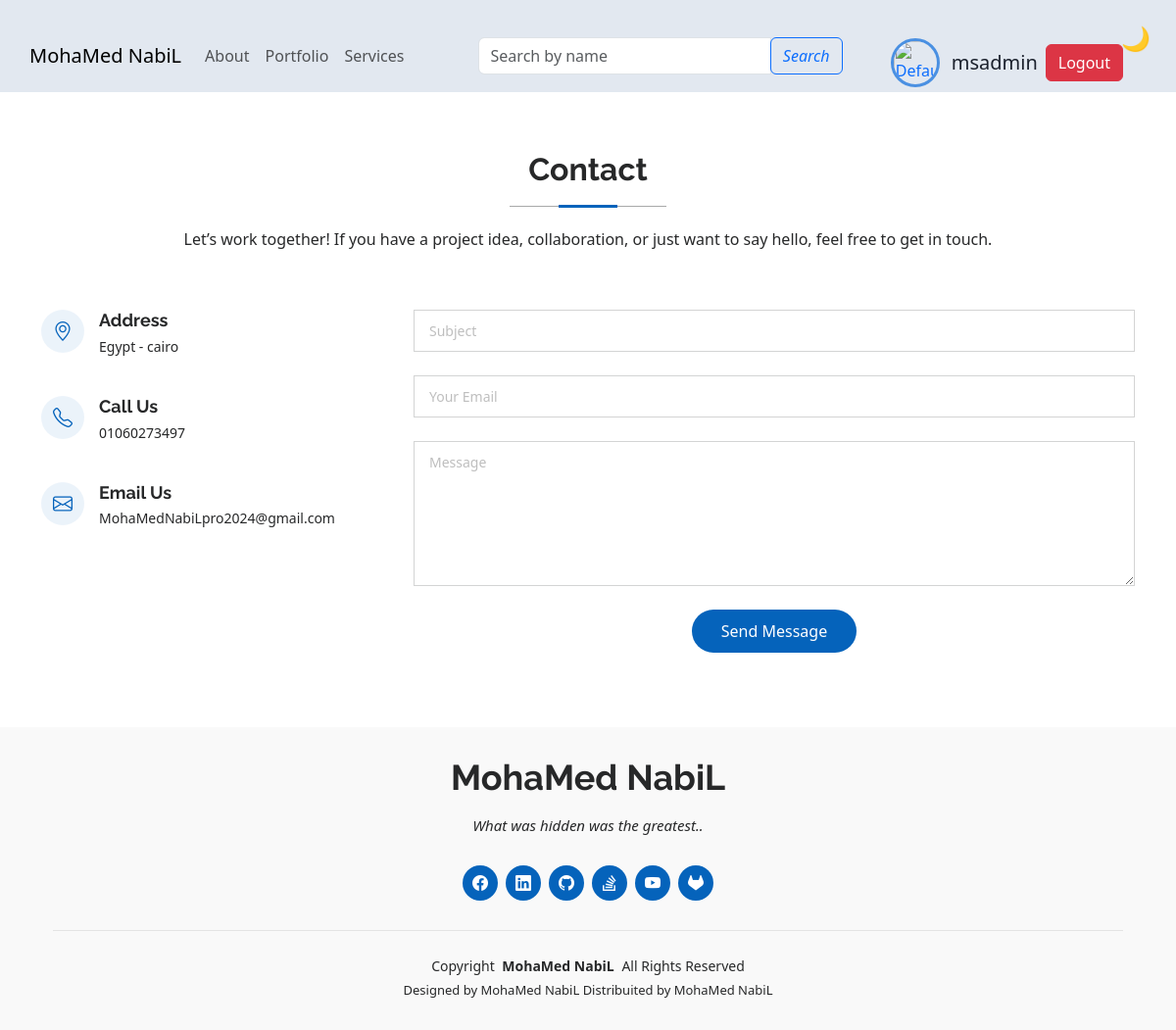
Screenshot of /ar/contact/ (signed in) with the database file from the repository.
### hero/models.py (models this page shows, shortened)
class Hero(models.Model):
    title = models.CharField(max_length=255, blank=True, null=True)
    title_ar = models.CharField(max_length=255, blank=True, null=True)
    content = models.TextField(max_length=255, blank=True, null=True)
    content_ar = models.TextField(max_length=255, blank=True, null=True)
    image_hero = models.ImageField(upload_to='media/hero/', blank=True, null=True)
    created_at = models.DateTimeField(auto_now_add=True)
    updated_at = models.DateTimeField(auto_now=True)
    site_name = models.CharField(max_length=100, default="MySite")
    site_name_ar = models.CharField(max_length=100, default="موقعي")
    class Meta:
        verbose_name = 'Hero'
        verbose_name_plural = 'Heroes'

### contact/models.py (models this page shows, shortened)
class Contact_Main(models.Model):
    cont_title = models.CharField(max_length=254, blank=True, null=True)
    cont_decription = models.CharField(max_length=254, blank=True, null=True)
    cont_palse = models.CharField(max_length=50)
    cont_phone = models.CharField(max_length=20)
    cont_email = models.EmailField(max_length=254)
    class Meta:
        verbose_name = ("contact main")
        verbose_name_plural = ("contact main")

class social_media_icons(models.Model):
    icon_name = models.CharField(max_length=255, blank=True, null=True)
    link = models.URLField(max_length=255, blank=True, null=True)
    created_at = models.DateTimeField(auto_now_add=True)
    updated_at = models.DateTimeField(auto_now=True)
    class Meta:
        verbose_name = ("social media icons")
        verbose_name_plural = ("social media icons")

### contact/views.py (the view, shortened to what this page needs)
# urls.py: path('', views.send_message, name='send_message'),
def send_message(request):
    my_contact_main = Contact_Main.objects.first()
    my_social_media_icons = social_media_icons.objects.all()
    heroes = Hero.objects.all()
    profile = Profile.objects.all()
    if request.user.is_authenticated:
        try:
            profile = Profile.objects.get(user=request.user)
        except Profile.DoesNotExist:
            profile = None
    return render(request, 'contact/contact.html', {'my_contact_main': my_contact_main, 'heroes': heroes, 'profile': profile, 'my_social_media_icons': my_social_media_icons})

### contact/templates/contact/contact.html (shortened to what this page needs)
{% load static %}
{% load i18n %}
{% block content %}
<head>
    <link rel="stylesheet" href="{% static 'css/style.css' %}">
    <link href="{% static 'css/main.css' %}" rel="stylesheet">
    <link href="{% static 'assets/vendor/bootstrap/css/bootstrap.min.css' %}" rel="stylesheet">
    <link href="{% static 'assets/vendor/bootstrap-icons/bootstrap-icons.css' %}" rel="stylesheet">
    <link href="{% static 'assets/vendor/aos/aos.css' %}" rel="stylesheet">
    <link href="{% static 'assets/vendor/glightbox/css/glightbox.min.css' %}" rel="stylesheet">
    <link href="{% static 'assets/vendor/swiper/swiper-bundle.min.css' %}" rel="stylesheet">
</head>
    {% include "parts/navbar.html" %}
    <section id="contact" class="contact section">
      <div class="container section-title">
        <h2>{{ my_contact_main.cont_title }}</h2>
        <p>{{ my_contact_main.cont_decription }}</p>
      </div>
      <div class="container"  data-aos-delay="100">
        <div class="row gy-4">
          <div class="col-lg-4">
            <div class="info-item d-flex" data-aos-delay="200">
              <i class="bi bi-geo-alt flex-shrink-0"></i>
              <div>
                <h3>Address</h3>
                <p>{{ my_contact_main.cont_palse }}</p>
              </div>
            </div>
            <div class="info-item d-flex"  data-aos-delay="300">
              <i class="bi bi-telephone flex-shrink-0"></i>
              <div>
                <h3>Call Us</h3>
                <p>{{ my_contact_main.cont_phone }}</p>
              </div>
            </div>
            <div class="info-item d-flex"  data-aos-delay="400">
              <i class="bi bi-envelope flex-shrink-0"></i>
              <div>
                <h3>Email Us</h3>
                <p>{{ my_contact_main.cont_email }}</p>
              </div>
            </div>
          </div>
          <div class="col-lg-8">
            <form action="" method="POST" class="php-email-form"  data-aos-delay="200">
              <div class="row gy-4">
                <div class="col-md-12">
                  <input type="text" class="form-control" name="subject" placeholder="Subject" required="">
                </div>
                <div class="col-md-12 ">
                  <input type="email" class="form-control" name="email" placeholder="Your Email" required="">
                </div>
                <div class="col-md-12">
                  <textarea class="form-control" name="message" rows="6" placeholder="Message" required=""></textarea>
                </div>
                <div class="col-md-12 text-center">
                  <button type="submit">Send Message</button>
                </div>
              </div>
            </form>
          </div>
        </div>
      </div>
    </section>
{% include "parts/footer.html" %}
{% endblock %}

### templates/parts/navbar.html (shortened to what this page needs)
{% load static %}
<head>
    <link rel="stylesheet" href
    "{% static "css/navbar.css" %}">
    <link href="{% static 'assets/vendor/bootstrap/css/bootstrap.min.css' %}" rel="stylesheet"/>
    <link href="{% static 'assets/vendor/bootstrap-icons/bootstrap-icons.css' %}" rel="stylesheet"/>
    <link href="{% static 'assets/vendor/aos/aos.css' %}" rel="stylesheet"/>
    <link href="{% static 'assets/vendor/glightbox/css/glightbox.min.css' %}" rel="stylesheet"/>
    <link href="{% static 'assets/vendor/swiper/swiper-bundle.min.css' %}" rel="stylesheet"/>
</head>
<body>
<nav class="container navbar navbar-expand-lg ">
    <div class="row w-100 ">
        <div class="collapse navbar-collapse" id="navbarSupportedContent">
                {% if heroes %}
                    {% for hero in heroes %}
                        <a class="navbar-brand" href="{% url 'index' %}">{{ hero.site_name }}</a>
                    {% endfor %}
                {% else %}
                    <a class="navbar-brand" href="{% url 'index' %}">My Website</a>
                {% endif %}
            <ul class="navbar-nav col">
                <li class="nav-item">
                    <a class="nav-link" href="{% url 'about_details' %}">About</a>
                </li>
                <li class="nav-item">
                    <a class="nav-link" href="{% url 'home_portfolio' %}">Portfolio</a>
                </li>
                <li class="nav-item">
                    <a class="nav-link" href="{% url 'Services_list_view' %}">Services</a>
                </li>
            </ul>
                        <form method="get" action="" class="form-inline col-4 d-flex justify-content-center my-2 my-lg-0">
                            <div class="input-group">
                                <input type="text" name="search" class="form-control"
                                       placeholder="Search by name" value="{{ request.GET.search }}">
                                <div class="input-group-append">
                                    <button class="btn btn-outline-primary" type="submit">
                                        <i class="fa fa-search">Search</i>
                                    </button>
                                </div>
                            </div>
                        </form>
            <div class="col h-75 d-flex flex-wrap d-flex justify-content-end">
                <div class="row">
            {% if user.is_authenticated %}
                <div class="col-sm align-items-center d-flex justify-content-between">
                    <div class="col-sm{% if not profile.profile_picture %} align-center p-1{% endif %}">
                        <a href="{% url 'accounts:profile' %}">
                            {% if profile.profile_picture %}
                                <img src="{{ profile.profile_picture.url }}" alt="Profile Image" class="profile-imgs">
                            {% else %}
                                <img src="{% static 'default_profile.jpg' %}" alt="Default Profile Image" class="profile-imgs">
                            {% endif %}
                        </a>
                    </div>
                    <div class="col-sm px-2 fs-2 align-items-center">
                        <p class="m-0 fs-5">{{ user.username }}</p>
                    </div>
                    <div class="col-sm align-items-center m-0">
                        <form class="m-0" method="post" action="{% url 'logout' %}">
                            <button type="submit" class="btn btn-danger">Logout</button>
                        </form>
                    </div>
                </div>
            {% endif %}
                    </div>
                </div>
            </div>
        </div>
</nav>
<button id="darkModeToggle"class="dark-mode-btn">
🌙
</button>
</body>

### templates/parts/footer.html
{% load static %}
  <footer id="footer" class="footer position-relative light-background">
    <div class="container">
        {% if heroes %}
            {% for hero in heroes %}
                <h3 href="{% url 'index' %}" class="sitename">{{ hero.site_name }}</h3>
            {% endfor %}
        {% else %}
            <a class="navbar-brand" href="{% url 'index' %}">My Website</a>
        {% endif %}
      <p>What was hidden was the greatest..</p>
      <div class="social-links d-flex justify-content-center">
        {% for social_media_icons in my_social_media_icons %}
        <a href="{{ social_media_icons.link }}"><i class="{{ social_media_icons.icon_name }}"></i></a>
        {% endfor %}
      </div>
      <div class="container">
        <div class="copyright">
          <span>Copyright</span> <strong class="px-1 sitename">
                  {% if heroes %}
                    {% for hero in heroes %}
                        <a class="navbar-brand" href="{% url 'index' %}">{{ hero.site_name }}</a>
                    {% endfor %}
                {% else %}
                    <a class="navbar-brand" href="{% url 'index' %}">My Website</a>
                {% endif %}
          </strong> <span>All Rights Reserved</span>
        </div>
        <div class="credits">
          Designed by <a href="https://mohamednabilpro.netlify.app/">
                {% if heroes %}
                    {% for hero in heroes %}
                        <a class="navbar-brand" href="{% url 'index' %}">{{ hero.site_name }}</a>
                    {% endfor %}
                {% else %}
                    <a class="navbar-brand" href="{% url 'index' %}">My Website</a>
                {% endif %}
                  </a> Distribuited by <a href="https://mohamednabilpro.netlify.app/">
                    {% if heroes %}
                    {% for hero in heroes %}
                        <a class="navbar-brand" href="{% url 'index' %}">{{ hero.site_name }}</a>
                    {% endfor %}
                {% else %}
                    <a class="navbar-brand" href="{% url 'index' %}">My Website</a>
                {% endif %}
          </a>
        </div>
      </div>
    </div>
  </footer>

### static/css/style.css (style rules this page uses)
html, body { height: 100%; margin: 0; padding: 0; }
body { min-height: 100vh; display: flex; flex-direction: column; }

### static/css/main.css (style rules this page uses)
.light-background { --background-color: #f9f9f9; --surface-color: #ffffff; }
body { color: var(--default-color); background-color: var(--background-color); font-family: var(--default-font); }
a { color: var(--accent-color); text-decoration: none; transition: 0.3s; }
h1, h2, h3, h4, h5, h6 { color: var(--heading-color); font-family: var(--heading-font); }
.footer { color: var(--default-color); background-color: var(--background-color); font-size: 14px; text-align: center; padding: 30px 0; position: relative; }
.footer h3 { font-size: 36px; font-weight: 700; position: relative; padding: 0; margin: 0 0 15px 0; }
.footer p { font-size: 15; font-style: italic; padding: 0; margin: 0 0 30px 0; }
.footer .social-links { margin: 0 0 30px 0; }
.footer .social-links a { font-size: 16px; display: flex; align-items: center; justify-content: center; background: var(--accent-color); color: var(--contrast-color); line-height: 1; margin: 0 4px; border-radius: 50%; text-align: center; width: 36px; height: 36px; transition: 0.3s; }
.footer .copyright { padding-top: 25px; border-top: 1px solid color-mix(in srgb, var(--default-color), transparent 90%); }
.footer .credits { font-size: 13px; padding-top: 5px; }
section, .section { color: var(--default-color); background-color: var(--background-color); padding: 60px 0; overflow: clip; }
.section-title { text-align: center; padding-bottom: 60px; position: relative; }
.section-title h2 { font-size: 32px; font-weight: 700; margin-bottom: 20px; padding-bottom: 20px; position: relative; }
.section-title h2:before { content: ""; position: absolute; display: block; width: 160px; height: 1px; background: color-mix(in srgb, var(--default-color), transparent 60%); left: 0; right: 0; bottom: 1px; margin: auto; }
.section-title h2::after { content: ""; position: absolute; display: block; width: 60px; height: 3px; background: var(--accent-color); left: 0; right: 0; bottom: 0; margin: auto; }
.section-title p { margin-bottom: 0; }
.contact .info-item+.info-item { margin-top: 40px; }
.contact .info-item i { color: var(--accent-color); background: color-mix(in srgb, var(--accent-color), transparent 92%); font-size: 20px; width: 44px; height: 44px; display: flex; justify-content: center; align-items: center; border-radius: 50px; transition: all 0.3s ease-in-out; margin-right: 15px; }
.contact .info-item h3 { padding: 0; font-size: 18px; font-weight: 700; margin-bottom: 5px; }
.contact .info-item p { padding: 0; margin-bottom: 0; font-size: 14px; }
.contact .php-email-form { height: 100%; }
.contact .php-email-form input[type=text], .contact .php-email-form input[type=email], .contact .php-email-form textarea { font-size: 14px; padding: 10px 15px; box-shadow: none; border-radius: 0; color: var(--default-color); background-color: color-mix(in srgb, var(--background-color), transparent 50%); border-color: color-mix(in srgb, var(--default-color), transparent 80%); }
.contact .php-email-form input[type=text]::placeholder, .contact .php-email-form input[type=email]::placeholder, .contact .php-email-form textarea::placeholder { color: color-mix(in srgb, var(--default-color), transparent 70%); }
.contact .php-email-form button[type=submit] { color: var(--contrast-color); background: var(--accent-color); border: 0; padding: 10px 30px; transition: 0.4s; border-radius: 50px; }

### templates/parts/navbar.html (style rules this page uses)
.profile-imgs { width: 50px; height: 50px; border-radius: 50%; object-fit: cover; border: 3px solid #4a90e2; }
body { margin-top: 20px; color: #1a202c; text-align: left; background-color: #e2e8f0; }
.dark-mode-btn { position: fixed; top: 20px; right: 20px; background: none; border: none; font-size: 24px; cursor: pointer; transition: transform 0.3s ease; }

### rows the page displays
Hero: site_name "MohaMed NabiL"
Contact_Main: cont_title "Contact", cont_decription "Let’s work together! If you have a project idea, collaboration, or just want to say hello, feel free to get in touch.", cont_palse "Egypt - cairo", cont_phone "01060273497", cont_email "MohaMedNabiLpro2024@gmail.com"

### other values shown
{{ user.username }} "msadmin"
